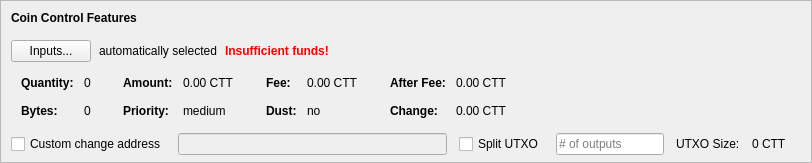
    <widget class="QFrame" name="frameCoinControl">
     <property name="sizePolicy">
      <sizepolicy hsizetype="Expanding" vsizetype="Expanding">
       <horstretch>0</horstretch>
       <verstretch>0</verstretch>
      </sizepolicy>
     </property>
     <property name="maximumSize">
      <size>
       <width>16777215</width>
       <height>16777215</height>
      </size>
     </property>
     <property name="frameShape">
      <enum>QFrame::StyledPanel</enum>
     </property>
     <property name="frameShadow">
      <enum>QFrame::Sunken</enum>
     </property>
     <layout class="QVBoxLayout" name="verticalLayoutCoinControl2">
      <property name="spacing">
       <number>0</number>
      </property>
      <property name="leftMargin">
       <number>0</number>
      </property>
      <property name="topMargin">
       <number>0</number>
      </property>
      <property name="rightMargin">
       <number>0</number>
      </property>
      <property name="bottomMargin">
       <number>6</number>
      </property>
      <item>
       <layout class="QVBoxLayout" name="verticalLayoutCoinControl" stretch="0,0,0,0,1">
        <property name="spacing">
         <number>0</number>
        </property>
        <property name="leftMargin">
         <number>10</number>
        </property>
        <property name="topMargin">
         <number>10</number>
        </property>
        <item>
         <layout class="QHBoxLayout" name="horizontalLayoutCoinControl1">
          <property name="bottomMargin">
           <number>15</number>
          </property>
          <item>
           <widget class="QLabel" name="labelCoinControlFeatures">
            <property name="sizePolicy">
             <sizepolicy hsizetype="Preferred" vsizetype="Maximum">
              <horstretch>0</horstretch>
              <verstretch>0</verstretch>
             </sizepolicy>
            </property>
            <property name="font">
             <font>
              <weight>75</weight>
              <bold>true</bold>
             </font>
            </property>
            <property name="styleSheet">
             <string notr="true">font-weight:bold;</string>
            </property>
            <property name="text">
             <string>Coin Control Features</string>
            </property>
           </widget>
          </item>
         </layout>
        </item>
        <item>
         <layout class="QHBoxLayout" name="horizontalLayoutCoinControl2" stretch="0,0,0,0">
          <property name="spacing">
           <number>8</number>
          </property>
          <property name="bottomMargin">
           <number>10</number>
          </property>
          <item>
           <widget class="QPushButton" name="pushButtonCoinControl">
            <property name="styleSheet">
             <string notr="true"/>
            </property>
            <property name="text">
             <string>Inputs...</string>
            </property>
            <property name="autoDefault">
             <bool>false</bool>
            </property>
           </widget>
          </item>
          <item>
           <widget class="QLabel" name="labelCoinControlAutomaticallySelected">
            <property name="text">
             <string>automatically selected</string>
            </property>
            <property name="margin">
             <number>5</number>
            </property>
           </widget>
          </item>
          <item>
           <widget class="QLabel" name="labelCoinControlInsuffFunds">
            <property name="font">
             <font>
              <weight>75</weight>
              <bold>true</bold>
             </font>
            </property>
            <property name="styleSheet">
             <string notr="true">color:red;font-weight:bold;</string>
            </property>
            <property name="text">
             <string>Insufficient funds!</string>
            </property>
            <property name="margin">
             <number>5</number>
            </property>
           </widget>
          </item>
          <item>
           <spacer name="horizontalSpacerCoinControl">
            <property name="orientation">
             <enum>Qt::Horizontal</enum>
            </property>
            <property name="sizeHint" stdset="0">
             <size>
              <width>40</width>
              <height>1</height>
             </size>
            </property>
           </spacer>
          </item>
         </layout>
        </item>
        <item>
         <widget class="QWidget" name="widgetCoinControl" native="true">
          <property name="sizePolicy">
           <sizepolicy hsizetype="Preferred" vsizetype="Preferred">
            <horstretch>0</horstretch>
            <verstretch>0</verstretch>
           </sizepolicy>
          </property>
          <property name="minimumSize">
           <size>
            <width>0</width>
            <height>0</height>
           </size>
          </property>
          <property name="styleSheet">
           <string notr="true"/>
          </property>
          <layout class="QHBoxLayout" name="horizontalLayoutCoinControl5">
           <property name="leftMargin">
            <number>0</number>
           </property>
           <property name="topMargin">
            <number>0</number>
           </property>
           <property name="rightMargin">
            <number>0</number>
           </property>
           <property name="bottomMargin">
            <number>0</number>
           </property>
           <item>
            <layout class="QHBoxLayout" name="horizontalLayoutCoinControl3" stretch="0,0,0,1">
             <property name="spacing">
              <number>20</number>
             </property>
             <property name="topMargin">
              <number>0</number>
             </property>
             <property name="bottomMargin">
              <number>10</number>
             </property>
             <item>
              <layout class="QFormLayout" name="formLayoutCoinControl1">
               <property name="horizontalSpacing">
                <number>10</number>
               </property>
               <property name="verticalSpacing">
                <number>14</number>
               </property>
               <property name="leftMargin">
                <number>10</number>
               </property>
               <property name="topMargin">
                <number>4</number>
               </property>
               <property name="rightMargin">
                <number>6</number>
               </property>
               <item row="0" column="0">
                <widget class="QLabel" name="labelCoinControlQuantityText">
                 <property name="font">
                  <font>
                   <weight>75</weight>
                   <bold>true</bold>
                  </font>
                 </property>
                 <property name="text">
                  <string>Quantity:</string>
                 </property>
                 <property name="margin">
                  <number>0</number>
                 </property>
                </widget>
               </item>
               <item row="0" column="1">
                <widget class="QLabel" name="labelCoinControlQuantity">
                 <property name="cursor">
                  <cursorShape>IBeamCursor</cursorShape>
                 </property>
                 <property name="contextMenuPolicy">
                  <enum>Qt::ActionsContextMenu</enum>
                 </property>
                 <property name="text">
                  <string notr="true">0</string>
                 </property>
                 <property name="margin">
                  <number>0</number>
                 </property>
                 <property name="textInteractionFlags">
                  <set>Qt::LinksAccessibleByMouse|Qt::TextSelectableByKeyboard|Qt::TextSelectableByMouse</set>
                 </property>
                </widget>
               </item>
               <item row="1" column="0">
                <widget class="QLabel" name="labelCoinControlBytesText">
                 <property name="font">
                  <font>
                   <weight>75</weight>
                   <bold>true</bold>
                  </font>
                 </property>
                 <property name="text">
                  <string>Bytes:</string>
                 </property>
                </widget>
               </item>
               <item row="1" column="1">
                <widget class="QLabel" name="labelCoinControlBytes">
                 <property name="cursor">
                  <cursorShape>IBeamCursor</cursorShape>
                 </property>
                 <property name="contextMenuPolicy">
                  <enum>Qt::ActionsContextMenu</enum>
                 </property>
                 <property name="text">
                  <string notr="true">0</string>
                 </property>
                 <property name="textInteractionFlags">
                  <set>Qt::LinksAccessibleByMouse|Qt::TextSelectableByKeyboard|Qt::TextSelectableByMouse</set>
                 </property>
                </widget>
               </item>
              </layout>
             </item>
             <item>
              <layout class="QFormLayout" name="formLayoutCoinControl2">
               <property name="horizontalSpacing">
                <number>10</number>
               </property>
               <property name="verticalSpacing">
                <number>14</number>
               </property>
               <property name="leftMargin">
                <number>6</number>
               </property>
               <property name="topMargin">
                <number>4</number>
               </property>
               <property name="rightMargin">
                <number>6</number>
               </property>
               <item row="0" column="0">
                <widget class="QLabel" name="labelCoinControlAmountText">
                 <property name="font">
                  <font>
                   <weight>75</weight>
                   <bold>true</bold>
                  </font>
                 </property>
                 <property name="text">
                  <string>Amount:</string>
                 </property>
                 <property name="margin">
                  <number>0</number>
                 </property>
                </widget>
               </item>
               <item row="0" column="1">
                <widget class="QLabel" name="labelCoinControlAmount">
                 <property name="cursor">
                  <cursorShape>IBeamCursor</cursorShape>
                 </property>
                 <property name="contextMenuPolicy">
                  <enum>Qt::ActionsContextMenu</enum>
                 </property>
                 <property name="text">
                  <string notr="true">0.00 CTT</string>
                 </property>
                 <property name="textInteractionFlags">
                  <set>Qt::LinksAccessibleByMouse|Qt::TextSelectableByKeyboard|Qt::TextSelectableByMouse</set>
                 </property>
                </widget>
               </item>
               <item row="1" column="0">
                <widget class="QLabel" name="labelCoinControlPriorityText">
                 <property name="font">
                  <font>
                   <weight>75</weight>
                   <bold>true</bold>
                  </font>
                 </property>
                 <property name="text">
                  <string>Priority:</string>
                 </property>
                </widget>
               </item>
               <item row="1" column="1">
                <widget class="QLabel" name="labelCoinControlPriority">
                 <property name="cursor">
                  <cursorShape>IBeamCursor</cursorShape>
                 </property>
                 <property name="contextMenuPolicy">
                  <enum>Qt::ActionsContextMenu</enum>
                 </property>
                 <property name="text">
                  <string>medium</string>
                 </property>
                 <property name="textInteractionFlags">
                  <set>Qt::LinksAccessibleByMouse|Qt::TextSelectableByKeyboard|Qt::TextSelectableByMouse</set>
                 </property>
                </widget>
               </item>
              </layout>
             </item>
             <item>
              <layout class="QFormLayout" name="formLayoutCoinControl3">
               <property name="horizontalSpacing">
                <number>10</number>
               </property>
               <property name="verticalSpacing">
                <number>14</number>
               </property>
               <property name="leftMargin">
                <number>6</number>
               </property>
               <property name="topMargin">
                <number>4</number>
               </property>
               <property name="rightMargin">
                <number>6</number>
               </property>
               <item row="0" column="0">
                <widget class="QLabel" name="labelCoinControlFeeText">
                 <property name="font">
                  <font>
                   <weight>75</weight>
                   <bold>true</bold>
                  </font>
                 </property>
                 <property name="text">
                  <string>Fee:</string>
                 </property>
                 <property name="margin">
                  <number>0</number>
                 </property>
                </widget>
               </item>
               <item row="0" column="1">
                <widget class="QLabel" name="labelCoinControlFee">
                 <property name="cursor">
                  <cursorShape>IBeamCursor</cursorShape>
                 </property>
                 <property name="contextMenuPolicy">
                  <enum>Qt::ActionsContextMenu</enum>
                 </property>
                 <property name="text">
                  <string notr="true">0.00 CTT</string>
                 </property>
                 <property name="textInteractionFlags">
                  <set>Qt::LinksAccessibleByMouse|Qt::TextSelectableByKeyboard|Qt::TextSelectableByMouse</set>
                 </property>
                </widget>
               </item>
               <item row="1" column="0">
                <widget class="QLabel" name="labelCoinControlLowOutputText">
                 <property name="font">
                  <font>
                   <weight>75</weight>
                   <bold>true</bold>
                  </font>
                 </property>
                 <property name="text">
                  <string>Dust:</string>
                 </property>
                </widget>
               </item>
               <item row="1" column="1">
                <widget class="QLabel" name="labelCoinControlLowOutput">
                 <property name="cursor">
                  <cursorShape>IBeamCursor</cursorShape>
                 </property>
                 <property name="contextMenuPolicy">
                  <enum>Qt::ActionsContextMenu</enum>
                 </property>
                 <property name="text">
                  <string>no</string>
                 </property>
                 <property name="textInteractionFlags">
                  <set>Qt::LinksAccessibleByMouse|Qt::TextSelectableByKeyboard|Qt::TextSelectableByMouse</set>
                 </property>
                </widget>
               </item>
              </layout>
             </item>
             <item>
              <layout class="QFormLayout" name="formLayoutCoinControl4">
               <property name="horizontalSpacing">
                <number>10</number>
               </property>
               <property name="verticalSpacing">
                <number>14</number>
               </property>
               <property name="leftMargin">
                <number>6</number>
               </property>
               <property name="topMargin">
                <number>4</number>
               </property>
               <property name="rightMargin">
                <number>6</number>
               </property>
               <item row="0" column="0">
                <widget class="QLabel" name="labelCoinControlAfterFeeText">
                 <property name="font">
                  <font>
                   <weight>75</weight>
                   <bold>true</bold>
                  </font>
                 </property>
                 <property name="text">
                  <string>After Fee:</string>
                 </property>
                 <property name="margin">
                  <number>0</number>
                 </property>
                </widget>
               </item>
               <item row="0" column="1">
                <widget class="QLabel" name="labelCoinControlAfterFee">
                 <property name="cursor">
                  <cursorShape>IBeamCursor</cursorShape>
                 </property>
                 <property name="contextMenuPolicy">
                  <enum>Qt::ActionsContextMenu</enum>
                 </property>
                 <property name="text">
                  <string notr="true">0.00 CTT</string>
                 </property>
                 <property name="textInteractionFlags">
                  <set>Qt::LinksAccessibleByMouse|Qt::TextSelectableByKeyboard|Qt::TextSelectableByMouse</set>
                 </property>
                </widget>
               </item>
               <item row="1" column="0">
                <widget class="QLabel" name="labelCoinControlChangeText">
                 <property name="font">
                  <font>
                   <weight>75</weight>
                   <bold>true</bold>
                  </font>
                 </property>
                 <property name="text">
                  <string>Change:</string>
                 </property>
                </widget>
               </item>
               <item row="1" column="1">
                <widget class="QLabel" name="labelCoinControlChange">
                 <property name="cursor">
                  <cursorShape>IBeamCursor</cursorShape>
                 </property>
                 <property name="contextMenuPolicy">
                  <enum>Qt::ActionsContextMenu</enum>
                 </property>
                 <property name="text">
                  <string notr="true">0.00 CTT</string>
                 </property>
                 <property name="textInteractionFlags">
                  <set>Qt::LinksAccessibleByMouse|Qt::TextSelectableByKeyboard|Qt::TextSelectableByMouse</set>
                 </property>
                </widget>
               </item>
              </layout>
             </item>
            </layout>
           </item>
          </layout>
         </widget>
        </item>
        <item>
         <layout class="QHBoxLayout" name="horizontalLayoutCoinControl4" stretch="0,0,0,0,0,0,0">
          <property name="spacing">
           <number>12</number>
          </property>
          <property name="sizeConstraint">
           <enum>QLayout::SetDefaultConstraint</enum>
          </property>
          <property name="topMargin">
           <number>5</number>
          </property>
          <property name="rightMargin">
           <number>5</number>
          </property>
          <item>
           <widget class="QCheckBox" name="checkBoxCoinControlChange">
            <property name="toolTip">
             <string>If this is activated, but the change address is empty or invalid, change will be sent to a newly generated address.</string>
            </property>
            <property name="text">
             <string>Custom change address</string>
            </property>
           </widget>
          </item>
          <item>
           <widget class="QValidatedLineEdit" name="lineEditCoinControlChange">
            <property name="enabled">
             <bool>false</bool>
            </property>
            <property name="sizePolicy">
             <sizepolicy hsizetype="Expanding" vsizetype="Fixed">
              <horstretch>0</horstretch>
              <verstretch>0</verstretch>
             </sizepolicy>
            </property>
           </widget>
          </item>
          <item>
           <widget class="QCheckBox" name="splitBlockCheckBox">
            <property name="text">
             <string>Split UTXO</string>
            </property>
           </widget>
          </item>
          <item>
           <widget class="QLineEdit" name="splitBlockLineEdit">
            <property name="sizePolicy">
             <sizepolicy hsizetype="Fixed" vsizetype="Fixed">
              <horstretch>50</horstretch>
              <verstretch>0</verstretch>
             </sizepolicy>
            </property>
            <property name="placeholderText">
             <string># of outputs</string>
            </property>
           </widget>
          </item>
          <item>
           <widget class="QLabel" name="labelBlockSizeText">
            <property name="text">
             <string>UTXO Size:</string>
            </property>
           </widget>
          </item>
          <item>
           <widget class="QLabel" name="labelBlockSize">
            <property name="text">
             <string>0 CTT</string>
            </property>
           </widget>
          </item>
          <item>
           <widget class="QLabel" name="labelCoinControlChangeLabel">
            <property name="sizePolicy">
             <sizepolicy hsizetype="Preferred" vsizetype="Expanding">
              <horstretch>0</horstretch>
              <verstretch>0</verstretch>
             </sizepolicy>
            </property>
            <property name="minimumSize">
             <size>
              <width>0</width>
              <height>0</height>
             </size>
            </property>
            <property name="text">
             <string/>
            </property>
            <property name="margin">
             <number>3</number>
            </property>
           </widget>
          </item>
         </layout>
        </item>
        <item>
         <spacer name="verticalSpacerCoinControl">
          <property name="orientation">
           <enum>Qt::Vertical</enum>
          </property>
          <property name="sizeHint" stdset="0">
           <size>
            <width>800</width>
            <height>1</height>
           </size>
          </property>
         </spacer>
        </item>
       </layout>
      </item>
     </layout>
    </widget>
